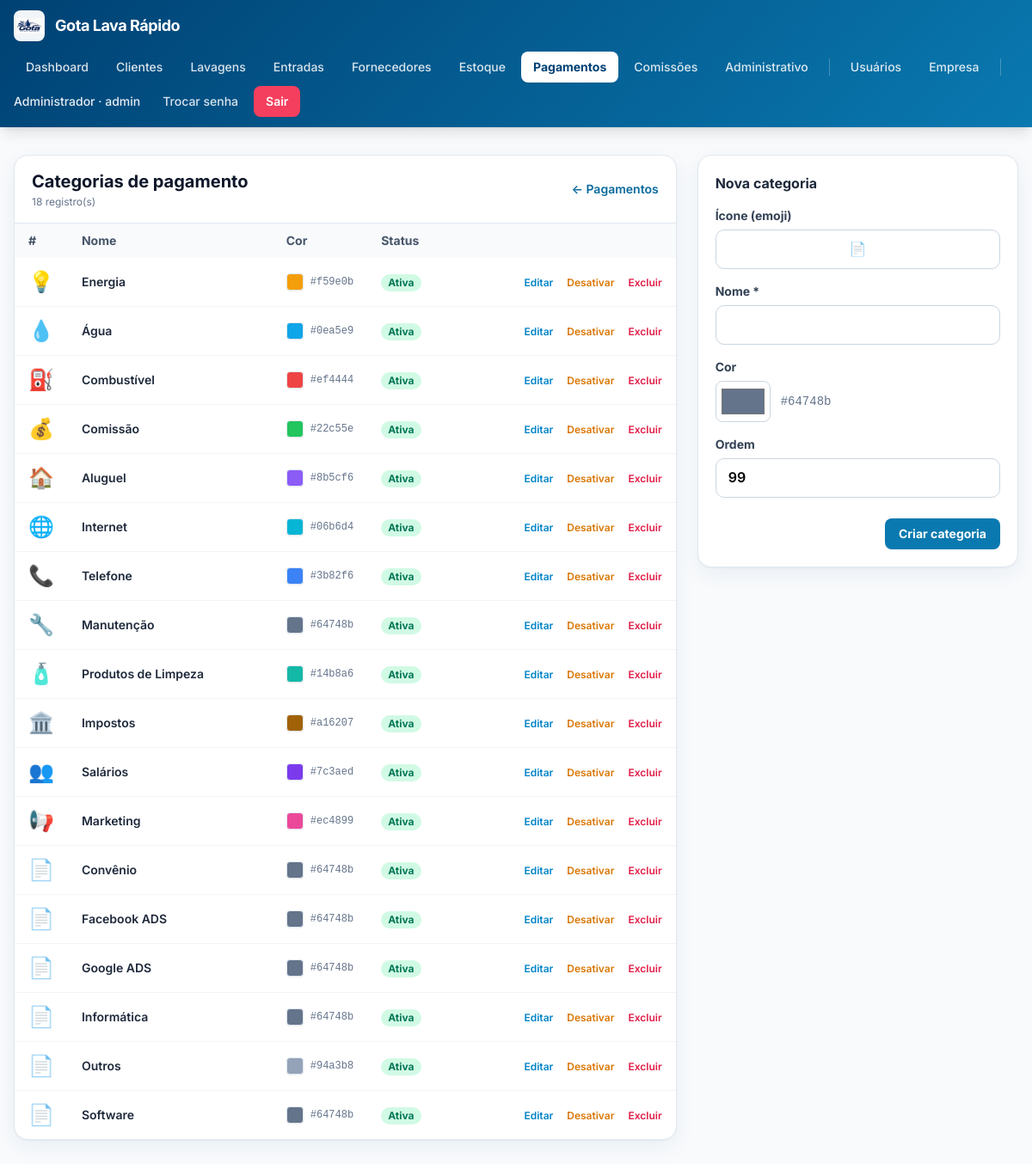
The app's page /categorias_pagamento.php (signed in) with its own data.
### tables this page shows
CREATE TABLE empresa (
                id INTEGER PRIMARY KEY CHECK (id = 1),
                razao_social  TEXT NOT NULL DEFAULT '',
                nome_fantasia TEXT NOT NULL DEFAULT '',
                cnpj          TEXT NOT NULL DEFAULT '',
                inscricao_estadual TEXT NOT NULL DEFAULT '',
                email         TEXT NOT NULL DEFAULT '',
                telefone      TEXT NOT NULL DEFAULT '',
                celular       TEXT NOT NULL DEFAULT '',
                cep           TEXT NOT NULL DEFAULT '',
                endereco      TEXT NOT NULL DEFAULT '',
                numero        TEXT NOT NULL DEFAULT '',
                complemento   TEXT NOT NULL DEFAULT '',
                bairro        TEXT NOT NULL DEFAULT '',
                cidade        TEXT NOT NULL DEFAULT '',
                uf            TEXT NOT NULL DEFAULT '',
                logo_path     TEXT NOT NULL DEFAULT '',
                atualizado_em TEXT NOT NULL DEFAULT (datetime('now','localtime'))
            );

CREATE TABLE usuarios (
        id INTEGER PRIMARY KEY AUTOINCREMENT,
        email TEXT NOT NULL UNIQUE,
        senha_hash TEXT NOT NULL,
        is_admin INTEGER NOT NULL DEFAULT 0,
        precisa_trocar_senha INTEGER NOT NULL DEFAULT 1,
        ativo INTEGER NOT NULL DEFAULT 1,
        criado_em TEXT NOT NULL DEFAULT (datetime('now','localtime'))
    , nome TEXT NOT NULL DEFAULT '', cpf TEXT NOT NULL DEFAULT '', celular TEXT NOT NULL DEFAULT '', permissoes TEXT NOT NULL DEFAULT '');

CREATE TABLE categorias_pagamento (
            id INTEGER PRIMARY KEY AUTOINCREMENT,
            nome TEXT NOT NULL UNIQUE,
            cor TEXT NOT NULL DEFAULT '#64748b',
            icone TEXT NOT NULL DEFAULT '📄',
            ativo INTEGER NOT NULL DEFAULT 1,
            ordem INTEGER NOT NULL DEFAULT 0,
            criado_em TEXT NOT NULL DEFAULT (datetime('now','localtime'))
        );

### config.php (called while the page is built, shortened)
<?php
function db(): PDO {
    static $pdo = null;
    if ($pdo === null) {
        $pdo = new PDO('sqlite:' . DB_PATH, null, null, [
            PDO::ATTR_ERRMODE            => PDO::ERRMODE_EXCEPTION,
            PDO::ATTR_DEFAULT_FETCH_MODE => PDO::FETCH_ASSOC,
        ]);
        $pdo->exec('PRAGMA foreign_keys = ON');
        $pdo->exec('PRAGMA journal_mode = WAL');
    }
    return $pdo;
}
require_once APP_ROOT . '/functions.php';

### functions.php (called while the page is built, shortened)
<?php
function e(?string $s): string {
    return htmlspecialchars((string)$s, ENT_QUOTES, 'UTF-8');
}
function usuario_logado(): ?array {
    $stmt = db()->prepare('SELECT id, email, is_admin, precisa_trocar_senha, ativo FROM usuarios WHERE id = ?');
    $stmt->execute([$_SESSION['usuario_id']]);
    $u = $stmt->fetch();
    return $u;
}
function tem_permissao(string $modulo): bool {
    $u = usuario_logado();
    if ((int)$u['is_admin'] === 1) return true;
    return in_array($modulo, $_SESSION['__permissoes_cache'], true);
}
function empresa(): array {
    static $cache = null;
    if ($cache !== null) return $cache;
    if (empty($_SESSION['tenant_db'])) {
        try { $pdo = db(); } catch (Throwable $e) { return $cache = []; }
    } else {
        $pdo = db();
    }
    $existe = $pdo->query(
        "SELECT name FROM sqlite_master WHERE type='table' AND name='empresa'"
    )->fetchColumn();
    if (!$existe) {
        $pdo->exec("
            CREATE TABLE empresa (
                id INTEGER PRIMARY KEY CHECK (id = 1),
                razao_social  TEXT NOT NULL DEFAULT '',
                nome_fantasia TEXT NOT NULL DEFAULT '',
                cnpj          TEXT NOT NULL DEFAULT '',
                inscricao_estadual TEXT NOT NULL DEFAULT '',
                email         TEXT NOT NULL DEFAULT '',
                telefone      TEXT NOT NULL DEFAULT '',
                celular       TEXT NOT NULL DEFAULT '',
                cep           TEXT NOT NULL DEFAULT '',
                endereco      TEXT NOT NULL DEFAULT '',
                numero        TEXT NOT NULL DEFAULT '',
                complemento   TEXT NOT NULL DEFAULT '',
                bairro        TEXT NOT NULL DEFAULT '',
                cidade        TEXT NOT NULL DEFAULT '',
                uf            TEXT NOT NULL DEFAULT '',
                logo_path     TEXT NOT NULL DEFAULT '',
                atualizado_em TEXT NOT NULL DEFAULT (datetime('now','localtime'))
            )
        ");
        $pdo->exec("INSERT INTO empresa (id) VALUES (1)");
    } else {
        $pdo->exec("INSERT OR IGNORE INTO empresa (id) VALUES (1)");
    }
    $cache = $pdo->query('SELECT * FROM empresa WHERE id = 1')->fetch() ?: [];
    return $cache;
}
function empresa_logo_url(): ?string {
    $e = empresa();
    $abs = APP_ROOT . '/' . $e['logo_path'];
    return $e['logo_path'] . '?v=' . filemtime($abs);
}
function ensure_pagamentos(): void {
    static $ok = false;
    if ($ok) return;
    $ok = true;
}
function listar_categorias_pagamento(bool $somenteAtivas = false): array {
    $sql = 'SELECT * FROM categorias_pagamento';
    $sql .= ' ORDER BY ativo DESC, ordem, nome COLLATE NOCASE';
    return db()->query($sql)->fetchAll();
}

### categorias_pagamento.php (the view, shortened to what this page needs)
<?php
require_once __DIR__ . '/config.php';
$editando = null;
require __DIR__ . '/header.php';
$categorias = listar_categorias_pagamento();
?>
<div class="grid gap-6 lg:grid-cols-3">
  <div class="lg:col-span-2 bg-white rounded-2xl shadow-card border border-slate-200 overflow-hidden h-fit">
    <div class="px-5 py-4 border-b border-slate-200 flex items-center justify-between">
      <div>
        <h1 class="text-xl font-bold text-slate-900">Categorias de pagamento</h1>
        <p class="text-xs text-slate-500 mt-0.5"><?= count($categorias) ?> registro(s)</p>
      </div>
      <a href="pagamentos.php" class="text-sm text-brand-600 hover:underline font-semibold">← Pagamentos</a>
    </div>
    <div class="overflow-x-auto">
      <table class="min-w-full text-sm">
        <thead class="bg-slate-50 text-slate-600">
          <tr>
            <th class="text-left px-4 py-2.5 font-bold w-12">#</th>
            <th class="text-left px-4 py-2.5 font-bold">Nome</th>
            <th class="text-left px-4 py-2.5 font-bold w-24">Cor</th>
            <th class="text-left px-4 py-2.5 font-bold w-24">Status</th>
            <th class="px-4 py-2.5"></th>
          </tr>
        </thead>
        <tbody class="divide-y divide-slate-100">
        <?php foreach ($categorias as $c): ?>
          <tr class="hover:bg-slate-50 transition">
            <td class="px-4 py-3 text-2xl"><?= e($c['icone']) ?></td>
            <td class="px-4 py-3 font-semibold text-slate-800"><?= e($c['nome']) ?></td>
            <td class="px-4 py-3">
              <div class="flex items-center gap-2">
                <span class="inline-block w-5 h-5 rounded shadow-sm border border-slate-200" style="background: <?= e($c['cor']) ?>"></span>
                <span class="text-xs text-slate-500 font-mono"><?= e($c['cor']) ?></span>
              </div>
            </td>
            <td class="px-4 py-3">
              <?php if ($c['ativo']): ?>
                <span class="inline-block text-xs px-2 py-0.5 rounded-full bg-emerald-100 text-emerald-700 font-bold">Ativa</span>
              <?php else: ?>
                <span class="inline-block text-xs px-2 py-0.5 rounded-full bg-slate-200 text-slate-700 font-bold">Inativa</span>
              <?php endif; ?>
            </td>
            <td class="px-4 py-3 text-right whitespace-nowrap">
              <a href="categorias_pagamento.php?edit=<?= (int)$c['id'] ?>#form"
                 class="text-sky-600 hover:underline text-xs font-semibold mr-3">Editar</a>
              <form method="post" class="inline">
                <button class="text-xs <?= $c['ativo'] ? 'text-amber-600' : 'text-emerald-600' ?> hover:underline font-semibold mr-3">
                  <?= $c['ativo'] ? 'Desativar' : 'Ativar' ?>
                </button>
              </form>
              <form method="post" class="inline"
                    onsubmit="return confirm('Excluir a categoria <?= e(addslashes($c['nome'])) ?>?');">
                <button class="text-rose-600 hover:underline text-xs font-semibold">Excluir</button>
              </form>
            </td>
          </tr>
        <?php endforeach; ?>
        </tbody>
      </table>
    </div>
  </div>
  <div class="bg-white rounded-2xl shadow-card border border-slate-200 p-5 h-fit" id="form">
    <h2 class="font-bold text-slate-800 mb-4"><?= $editando ? 'Editar categoria' : 'Nova categoria' ?></h2>
    <form method="post" class="space-y-4">
      <div>
        <label class="block text-sm font-bold text-slate-700 mb-1.5">Ícone (emoji)</label>
        <input name="icone" maxlength="4" value="<?= e($editando['icone'] ?? '📄') ?>"
               class="w-20 text-center text-2xl rounded-lg border border-slate-300 px-3 py-2 focus:outline-none focus:ring-2 focus:ring-brand-400 bg-white">
      </div>
      <div>
        <label class="block text-sm font-bold text-slate-700 mb-1.5">Nome *</label>
        <input name="nome" required maxlength="60" value="<?= e($editando['nome'] ?? '') ?>"
               class="w-full rounded-lg border border-slate-300 px-3 py-2.5 focus:outline-none focus:ring-2 focus:ring-brand-400 bg-white text-black font-semibold">
      </div>
      <div>
        <label class="block text-sm font-bold text-slate-700 mb-1.5">Cor</label>
        <div class="flex items-center gap-3">
          <input type="color" name="cor" value="<?= e($editando['cor'] ?? '#64748b') ?>"
                 class="w-16 h-12 rounded-lg border border-slate-300 cursor-pointer p-1 bg-white">
          <span class="text-sm text-slate-500 font-mono" id="corHex"><?= e($editando['cor'] ?? '#64748b') ?></span>
        </div>
      </div>
      <div>
        <label class="block text-sm font-bold text-slate-700 mb-1.5">Ordem</label>
        <input type="number" name="ordem" min="0" max="9999" value="<?= (int)($editando['ordem'] ?? 99) ?>"
               class="w-full rounded-lg border border-slate-300 px-3 py-2.5 focus:outline-none focus:ring-2 focus:ring-brand-400 bg-white text-black font-semibold">
      </div>
      <div class="flex justify-end gap-2 pt-2">
        <button class="px-4 py-2 rounded-lg bg-brand-500 hover:bg-brand-700 text-white text-sm font-bold shadow-sm">
          <?= $editando ? 'Salvar alterações' : 'Criar categoria' ?>
        </button>
      </div>
    </form>
  </div>
</div>
<?php require __DIR__ . '/footer.php'; ?>

### header.php (shortened to what this page needs)
<?php
$u      = usuario_logado();
$__emp  = [];
$__logo = null;
try {
    $__emp  = empresa();
    $__logo = empresa_logo_url();
} catch (Throwable $e) {
    $__emp = []; $__logo = null;
}
$__nome = $__emp['nome_fantasia'] ?? '';
$nomeTopo = '';
$atual    = basename($_SERVER['PHP_SELF'] ?? '');
if ($u) {
    $nomeTopo = $u['email'];
    try {
        $st = db()->prepare('SELECT nome FROM usuarios WHERE id = ?');
        $st->execute([(int)$_SESSION['usuario_id']]);
        $n = $st->fetchColumn();
        if ($n) $nomeTopo = $n;
    } catch (Throwable $e) {  }
}
function menu_cls(string $href, array $arquivos, string $atual): string {
    $ativo = ($atual === $href) || in_array($atual, $arquivos, true);
    return $ativo
        ? 'px-3.5 py-2 rounded-lg bg-white text-brand-700 font-bold shadow-sm'
        : 'px-3.5 py-2 rounded-lg text-white/85 hover:text-white hover:bg-white/15 transition font-medium';
}
?>
<!DOCTYPE html>
<html lang="pt-BR" class="h-full">
<head>
<script src="https://cdn.tailwindcss.com"></script>
</head>
<body class="h-full bg-slate-50 text-slate-800 antialiased">
<?php if ($u): ?>
<nav class="sticky top-0 z-40 text-white shadow-lg"
     style="background: linear-gradient(135deg, #004173 0%, #0979b0 100%);">
  <div class="max-w-7xl mx-auto px-4 py-3 flex flex-wrap items-center justify-between gap-3">
    <a href="dashboard.php" class="flex items-center gap-3 font-bold tracking-tight text-lg">
      <?php if ($__logo): ?>
        <img src="<?= e($__logo) ?>" alt="Logo"
             class="h-9 w-9 object-contain bg-white/95 rounded-lg p-0.5 shadow-sm">
      <?php endif; ?>
      <span><?= e($__nome) ?></span>
    </a>
    <div class="flex items-center gap-1 text-sm flex-wrap">
      <a href="dashboard.php" class="<?= menu_cls('dashboard.php', ['dashboard_operacional.php'], $atual) ?>">Dashboard</a>
      <?php if (function_exists('tem_permissao') && tem_permissao('clientes')): ?>
        <a href="clientes.php" class="<?= menu_cls('clientes.php', ['cliente_form.php', 'cliente_historico.php'], $atual) ?>">Clientes</a>
      <?php endif; ?>
      <?php if (function_exists('tem_permissao') && tem_permissao('lavagens')): ?>
        <a href="lavagens.php" class="<?= menu_cls('lavagens.php', ['lavagem_form.php'], $atual) ?>">Lavagens</a>
      <?php endif; ?>
      <?php if (function_exists('tem_permissao') && tem_permissao('entradas')): ?>
        <a href="entradas.php" class="<?= menu_cls('entradas.php', ['entrada_lavagem.php', 'cupom_lavagem.php', 'recibo.php'], $atual) ?>">Entradas</a>
      <?php endif; ?>
      <?php if (function_exists('tem_permissao') && tem_permissao('fornecedores')): ?>
        <a href="fornecedores.php" class="<?= menu_cls('fornecedores.php', ['fornecedor_form.php'], $atual) ?>">Fornecedores</a>
      <?php endif; ?>
      <?php if (function_exists('tem_permissao') && tem_permissao('estoque')): ?>
        <a href="estoque.php" class="<?= menu_cls('estoque.php', ['estoque_form.php', 'estoque_xml.php'], $atual) ?>">Estoque</a>
      <?php endif; ?>
      <?php if (function_exists('tem_permissao') && tem_permissao('pagamentos')): ?>
        <a href="pagamentos.php" class="<?= menu_cls('pagamentos.php', [
              'pagamento_form.php', 'dashboard_pagamentos.php',
              'relatorio_pagamentos.php', 'categorias_pagamento.php',
           ], $atual) ?>">Pagamentos</a>
      <?php endif; ?>
      <?php if (function_exists('tem_permissao') && tem_permissao('comissoes')): ?>
        <a href="comissoes.php" class="<?= menu_cls('comissoes.php', [], $atual) ?>">Comissões</a>
      <?php endif; ?>
      <?php if (function_exists('tem_permissao') && tem_permissao('administrativo')): ?>
        <a href="administrativo.php" class="<?= menu_cls('administrativo.php', [], $atual) ?>">Administrativo</a>
      <?php endif; ?>
      <?php if ($u['is_admin']): ?>
        <a href="usuarios.php" class="<?= menu_cls('usuarios.php', ['usuario_form.php','usuario_senha_gerada.php'], $atual) ?>">Usuários</a>
        <a href="empresa.php"  class="<?= menu_cls('empresa.php',  [], $atual) ?>">Empresa</a>
      <?php endif; ?>
      <span class="hidden md:inline text-white/90 font-medium pr-2">
        <?= e($nomeTopo) ?><?= $u['is_admin'] ? ' · admin' : '' ?>
      </span>
      <a href="trocar_senha.php" class="px-3.5 py-2 rounded-lg text-white/85 hover:text-white hover:bg-white/15 transition font-medium">Trocar senha</a>
      <a href="logout.php"       class="px-3.5 py-2 rounded-lg bg-rose-500 hover:bg-rose-600 text-white font-semibold transition shadow-sm">Sair</a>
    </div>
  </div>
</nav>
<?php endif; ?>
<main class="max-w-7xl mx-auto px-4 py-6 sm:py-8">

### header.php (style rules this page uses)
:root { --brand-700: #004173; --brand-500: #0979b0; --brand-400: #0cb7f2; --brand-200: #7cdaf9; --brand-100: #b6ffff; }
html, body { font-family: 'Inter', ui-sans-serif, system-ui, -apple-system, sans-serif; }
input:not([type="checkbox"]):not([type="radio"]):not([type="color"]):not([type="file"]):not([type="submit"]):not([type="button"]):not([type="hidden"]), select, textarea { font-size: 1rem; font-weight: 600; color: #000000; background-color: #ffffff; border: 1.5px solid #cbd5e1; border-radius: 0.625rem; padding: 0.7rem 0.875rem; transition: border-color .15s, box-shadow .15s, background-color .15s; width: 100%; line-height: 1.35; }
label { font-weight: 600; color: #0f172a; }

### records on screen
empresa: logo_path (picture), nome_fantasia "Gota Lava Rápido"
usuarios: nome "Administrador"
categorias_pagamento: icone "💡", nome "Energia", cor "#f59e0b", ativo "Ativa"
categorias_pagamento: icone "💧", nome "Água", cor "#0ea5e9", ativo "Ativa"
categorias_pagamento: icone "⛽", nome "Combustível", cor "#ef4444", ativo "Ativa"
categorias_pagamento: icone "💰", nome "Comissão", cor "#22c55e", ativo "Ativa"
categorias_pagamento: icone "🏠", nome "Aluguel", cor "#8b5cf6", ativo "Ativa"
categorias_pagamento: icone "🌐", nome "Internet", cor "#06b6d4", ativo "Ativa"
categorias_pagamento: icone "📞", nome "Telefone", cor "#3b82f6", ativo "Ativa"
categorias_pagamento: icone "🔧", nome "Manutenção", cor "#64748b", ativo "Ativa"
categorias_pagamento: icone "🧴", nome "Produtos de Limpeza", cor "#14b8a6", ativo "Ativa"
categorias_pagamento: icone "🏛️", nome "Impostos", cor "#a16207", ativo "Ativa"
categorias_pagamento: icone "👥", nome "Salários", cor "#7c3aed", ativo "Ativa"
categorias_pagamento: icone "📢", nome "Marketing", cor "#ec4899", ativo "Ativa"
categorias_pagamento: icone "📄", nome "Convênio", cor "#64748b", ativo "Ativa"
categorias_pagamento: icone "📄", nome "Facebook ADS", cor "#64748b", ativo "Ativa"
categorias_pagamento: icone "📄", nome "Google ADS", cor "#64748b", ativo "Ativa"
categorias_pagamento: icone "📄", nome "Informática", cor "#64748b", ativo "Ativa"
categorias_pagamento: icone "📄", nome "Outros", cor "#94a3b8", ativo "Ativa"
categorias_pagamento: icone "📄", nome "Software", cor "#64748b", ativo "Ativa"

### other values on screen
count($categorias) "18"
$editando['cor'] "#64748b"
